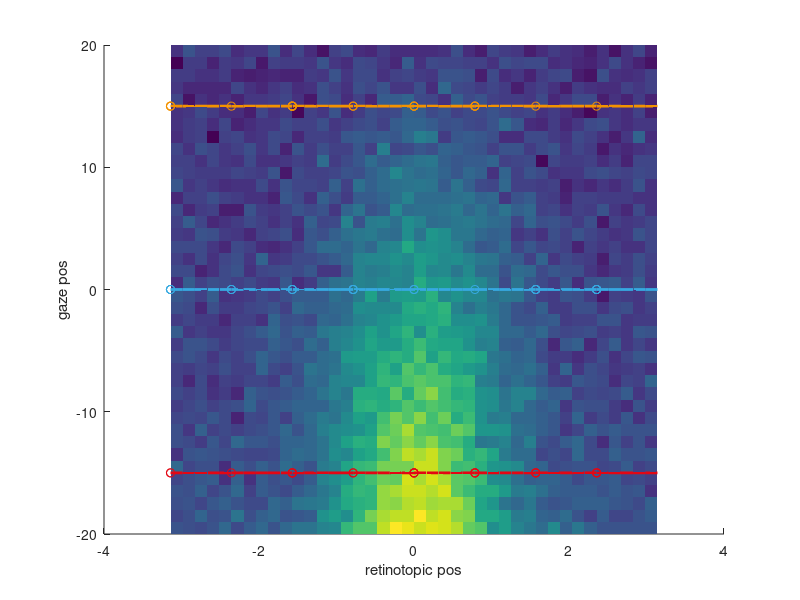
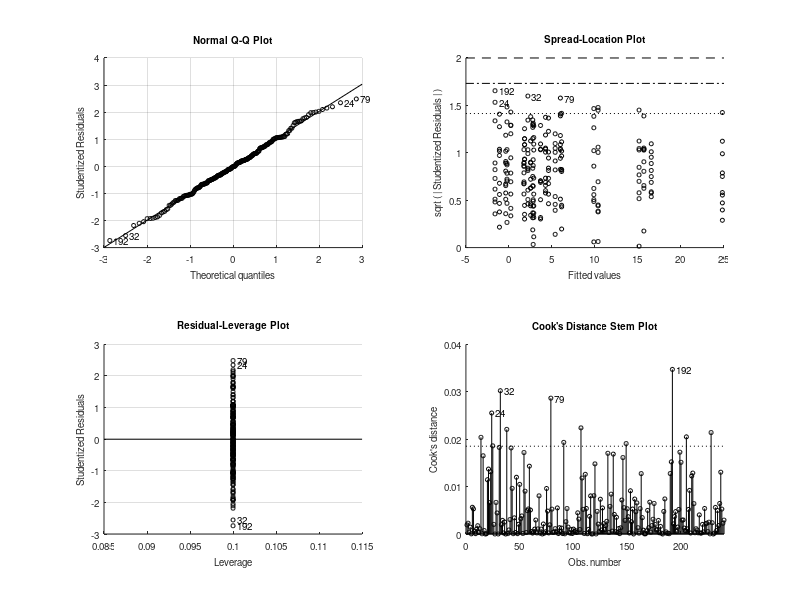

Write MATLAB code to recreate these figures, in order. (Note: this script raises an error after producing the figures.)
function testsim_gain_field_dPulv2017(modulation_type)
% simulations of gain field effects and significance, including von Mises fitting
% see also testsim_gain_field for more generic version
% see also testsim_lip_activity_profile

if nargin < 1,
    modulation_type = 'linear_gain';
end


Noise		= 5;	% Firing rate noise
n_trials_per_cond = 10;

%
bootstrap_method='hierarchical';

% retinotopic Gaussian RF

Center              = 0;	% deg
Amplitude           = 32;	% spikes/s, RF response peak
UnmodulatedFR       = 5;	% spikes/s, ongoing/unmodulated firing
Sigma               = pi/4;	% tuning width
target_positions    = [-pi -pi*3/4 -pi/2 -pi/4 0 pi/4 pi/2 pi*3/4]; % retinotopic position
gaze_positions      = [-15 0 15];
retpos_continous	= -pi:pi/20:pi; % retinotopic position
gazepos_continous	= -20:20;       % gaze position

R		= 1/(sqrt(2*pi)*Sigma)*exp(-(retpos_continous - Center).^2/(2*Sigma^2)); % Gaussian RF profile
% R		= ones(size(retpos)); % no target position modulation
R		= UnmodulatedFR + R/max(R)*Amplitude;

n_trials_per_gaze=numel(target_positions)*n_trials_per_cond;

% target_positions2D_a =  [10    5 0  -5 -10  -5  0   5];
% target_positions2D_b =  [0.001 5 10 5 0.001 -5 -10 -5];
% target_positions2D = complex(target_positions2D_a,target_positions2D_b); % for MANOVA1 analysis


gaze_col = {'r' 'g' 'b'};

gaze_col_rgb = [227 6 19; 54 169 225; 243 146 0]/255;

switch modulation_type % eye position modulation type
    
    case 'linear_gain' %
        
        % E = interp1([gazepos(1) gazepos(end)],[-10 10],gazepos); % Gaze effect: leads to "loss" of main target effect
        % E = interp1([gazepos(1) 0 gazepos(end)],[10 0 10],gazepos); % Gaze effect: bidirectinal increase from center
        E = interp1([gazepos_continous(1) gazepos_continous(end)],[0.7 0],gazepos_continous); % Gaze effect: standard monotonic unidirectional
        % E = interp1([gazepos(1) gazepos(end)],[1 0.3],gazepos); % For CNL evaluatiom poster
        for k = 1:n_trials_per_cond
            FR(:,:,k) = E'*R + Noise*randn(length(gazepos_continous),length(retpos_continous)); % one trial
        end
        
    case 'linear_addition'
        E = interp1([gazepos_continous(1) gazepos_continous(end)],[10 0],gazepos_continous); % Gaze effect
        for k = 1:n_trials_per_cond
            FR(:,:,k) = 1*ones(size(gazepos_continous))'*R + 1*E'*ones(size(retpos_continous)) + Noise*randn(length(gazepos_continous),length(retpos_continous)); % one trial
        end
end

for g = 1:length(gaze_positions)
    col=gaze_col_rgb(g,:);
    gazepos_idx = find(gazepos_continous == gaze_positions(g));
    for t=1:length(target_positions)
        retpos_idx = find(retpos_continous == target_positions(t));
        for k = 1:1:n_trials_per_cond
            FRtarget(t,g,k) = FR(gazepos_idx,retpos_idx,k);
        end
    end
end

t_anova	= repmat(target_positions',[1,size(FRtarget,2),size(FRtarget,3)]);
g_anova	= repmat(gaze_positions,[size(FRtarget,1),1,size(FRtarget,3)]);


FRmean = mean(FR,3);
%FRmean = 1*ones(size(gazepos))'*R + 1*E'*ones(size(retpos)); % For CNL evaluatiom poster

% Plotting
figure;
surface(retpos_continous,gazepos_continous,FRmean); shading flat; hold on;
for g=1:numel(gaze_positions)
    plot3(retpos_continous,gaze_positions(g)*ones(size(retpos_continous)),FRmean(gazepos_continous == gaze_positions(g),:),'Color',gaze_col_rgb(g,:),'LineWidth',2);
    plot3(reshape(t_anova(:,g,:),1,n_trials_per_gaze),reshape(g_anova(:,g,:),1,n_trials_per_gaze),reshape(FRtarget(:,g,:),1,n_trials_per_gaze),'o','Color',gaze_col_rgb(g,:));
end
xlabel('retinotopic pos');
ylabel('gaze pos');



% von Mises
F = @(a,x) a(3)+a(1)*exp(cos(x-a(2))*a(4))*exp(a(4)*-1);
opts = optimset('lsqcurvefit');
opts.Display='off';

% ANOVA
%FRtarget4ANOVA	= FRtarget(:);t_anova=t_anova(:); g_anova=g_anova(:);


pct1 = 100*0.05/2; % alpha 0.05
pct2 = 100-pct1;
Positions=t_anova(:);
angles=Positions;
Gazes=g_anova(:);
FR_vectors=FRtarget(:).*exp(1i*Positions);
unique_positions=unique(Positions);
unique_lines_effector=numel(unique(Gazes));
FRs=FRtarget(:);
[p,table,stats,terms] = anovan(FRs,[Positions Gazes],'model','full','varnames',{'target' 'gaze'});
% c = multcompare(stats)

if 0 % one-way vs two-way ANOVA on gaze
    % the question here if presence of another factor (target position) affects the first factor, e.g. in the initial fixation period
    % for this, we should remove the the effect of target position from the simulation, set "no target position modulation" above
    [p,table,stats,terms] = anovan(FRtarget(:),g_anova(:),'model','full','varnames',{'gaze'});
    
    
end % of one-way vs two-way ANOVA on gaze


if 0 % MANOVA1, I do not think it is an appropriate test to detect gain field or a shift in a RF, due to huge variance
    % (but we use some of the code for the bootstrp (see next case))
    
    FRtarget4MANOVA1 = [];
    FRtarget4BOOTCI  = [];
    FRpositions4MANOVA1=[];
    FR4BOOTCI	 = [];
    
    gaze_pos4MANOVA1 = [];
    figure;
    
    
    for g = 1:length(gaze_positions)
        for t=1:length(target_positions)-1,
            
            FRtarget4MANOVA1_ = squeeze(FRtarget(t,g,:))*target_positions2D(t)/abs(target_positions2D(t)); % original Lukas formulation
            FRpositions4MANOVA1_ = repmat([target_positions2D(t) gaze_positions(g)],numel(FRtarget4MANOVA1_),1); % original Lukas formulation
            
            plot(FRtarget4MANOVA1_,'.','Color',gaze_col_rgb(g,:)); hold on;
            
            % FOR ANOVA
            FRtarget4MANOVA1	= [FRtarget4MANOVA1; [real(FRtarget4MANOVA1_) imag(FRtarget4MANOVA1_)]];
            gaze_pos4MANOVA1	= [gaze_pos4MANOVA1; g*ones(n_trials_per_cond,1)];
            % FOR BOOTCI
            FRpositions4MANOVA1     = [	FRpositions4MANOVA1;FRpositions4MANOVA1_];
            FRtarget4BOOTCI         = [FRtarget4BOOTCI; FRtarget4MANOVA1_];
            
            % here we define the indexes that later are used to do hierarchical bootstraping
            indexes_per_position{g,t}=find(FRpositions4MANOVA1(:,1)==target_positions2D(t) & FRpositions4MANOVA1(:,2)==gaze_positions(g));
        end
        plot(mean(FRtarget4MANOVA1(gaze_pos4MANOVA1==g,1)), mean(FRtarget4MANOVA1(gaze_pos4MANOVA1==g,2)),'*','Color',gaze_col_rgb(g,:)); % vector mean
        
    end
    axis equal
    % plot(FRtarget4MANOVA1(:,1), FRtarget4MANOVA1(:,2),'.');
    
    % [D, p] = manova1(FRtarget4MANOVA1,gaze_pos4MANOVA1) % see testsim_manova1.m
    
end % of MANOVA1

if 1 % test gain field via bootstrap - on trial-by-trial FR vectors per target in a complex 2D space, abs and angle, NEEDS FRtarget4BOOTCI
    n_iterations_bootstrap = 1000;
    
    LB=double([0                 -pi    min(FRs)        1/pi]); %% Amplitude Direction Baseline Width
    UB=double([max([FRs;1])*1.3  pi     max([FRs;1])    10000]);%% Amplitude Direction Baseline Width
    X0=double([max(FRs)          0      min(FRs)        4/pi]); %% Amplitude Direction Baseline Width
    for lin = 1:max(unique_lines_effector)
        tr=Gazes'==gaze_positions(lin);
        mean_FR_angle=angle(mean(FR_vectors(tr)));
        %FRtarget4BOOTCI_ = FRtarget4BOOTCI(gaze_pos4MANOVA1==lin);
        
        %% bootstrapping
        n_samples_per_bootstrap=NaN;
        for p=1:numel(unique_positions)
            idexes_per_position{p}=find(Positions==unique_positions(p) & tr');
            FR_vector_per_position(p)=nanmean(FR_vectors(idexes_per_position{p}));
            n_samples_per_bootstrap=min([n_samples_per_bootstrap, numel(idexes_per_position{p})]);
        end
        
        if n_samples_per_bootstrap>=1%here should actually be 5!?
            for k=1:n_iterations_bootstrap
                idx_idx=cellfun(@(x) x(randsample(numel(x),10,true)),idexes_per_position,'Uniformoutput',false);
                idx_idx=[idx_idx{:}];
                bootstat(k,:)=[abs(nansum(FR_vectors(idx_idx(:)))/size(idx_idx,1)) angle(nansum(FR_vectors(idx_idx(:))/size(idx_idx,1))) 0 pi/4];
                bootstat_fit(k,:)=lsqcurvefit(F,double(X0),double(angles(idx_idx(:))),double(FRs(idx_idx(:))),LB,UB,opts);
            end
        else
            bootstat=single(NaN(n_iterations_bootstrap,4));
        end
        
        bootstat(:,2) = mod(bootstat(:,2)-mean_FR_angle+5*pi,2*pi)-pi+mean_FR_angle; % shift so CIs are around the mean
        bootstraped(lin).CI_amp   = [prctile(bootstat(:,1),pct1,1) nanmean(bootstat(:,1)) prctile(bootstat(:,1),pct2,1)];
        bootstraped(lin).CI_angle = [prctile(bootstat(:,2),pct1,1) nanmean(bootstat(:,2)) prctile(bootstat(:,2),pct2,1)];
        bootstraped(lin).CI_base  = [prctile(bootstat_fit(:,3),pct1,1) nanmean(bootstat_fit(:,3)) prctile(bootstat_fit(:,3),pct2,1)];
        bootstraped(lin).CI_kappa = [prctile(bootstat_fit(:,4),pct1,1) nanmean(bootstat_fit(:,4)) prctile(bootstat_fit(:,4),pct2,1)];
        
        bootstraped(lin).FR_vectors                 = bootstat(:,1).*exp(1i*bootstat(:,2));
        bootstraped(lin).mean_FR_vector             = nanmean(bootstraped(lin).FR_vectors);
        bootstraped(lin).original_mean_FR_vector    = nansum(FR_vector_per_position);
        % for plotting
        bootstraped(lin).mean_amp   = nanmean(bootstat(:,1));
        bootstraped(lin).mean_angle = mean(bootstat(:,2));
        bootstraped(lin).mean_base  = mean(bootstat_fit(:,3));
        bootstraped(lin).mean_kappa = mean(bootstat_fit(:,4));
        % for CIs
        bootstraped(lin).raw_amp   = bootstat(:,1);
        bootstraped(lin).raw_angle = bootstat(:,2);
        bootstraped(lin).raw_base  = bootstat_fit(:,3);
        bootstraped(lin).raw_kappa = bootstat_fit(:,4);
        
        %
        %         bootstat1 = bootstat(:,1);
        %         bootstat2 = bootstat(:,2);
        %         % bootstat2 = unwrap(bootstat2); % not working well in real life examples, according to Lukas
        %         mean_FR_angle = angle(mean(FRtarget4BOOTCI_));
        %         bootstat2 =  mod(bootstat(:,2)-mean_FR_angle+5*pi,2*pi)-pi+mean_FR_angle; % Lukas
        %
        %         pct1 = 100*0.05/2; % alpha 0.05
        %         pct2 = 100-pct1;
        %
        %         lower = prctile(bootstat1,pct1,1);
        %         upper = prctile(bootstat1,pct2,1);
        %         ci1 =[lower;upper];
        %         CI1(:,g) = ci1;
        %         meanBS1(g) = mean(bootstat1);
        %         BOOTSTAT1(:,g) = bootstat1;
        %
        %         lower = prctile(bootstat2,pct1,1);
        %         upper = prctile(bootstat2,pct2,1);
        %         ci2 =[lower;upper];
        %         CI2(:,g) = ci2;
        %         meanBS2(g) = mean(bootstat2);
        %
        %         subplot(1,2,1)
        %
        %         hp = polar([meanBS2(g) meanBS2(g)],[ci1(1) ci1(2)]); set(hp,'Color',gaze_col_rgb(g,:),'LineWidth',2); hold on;
        %
        %         th = linspace( ci2(1), ci2(2), 10);
        %         hp = polar(th,meanBS1(g)*ones(size(th)),[gaze_col{g}]); set(hp,'Color',gaze_col_rgb(g,:),'LineWidth',2);
        %         polar(angle(mean(FRtarget4BOOTCI_)),abs(mean(FRtarget4BOOTCI_)),'ko'); hold on
        %         polar(meanBS2(g),meanBS1(g),'kx');
        %
        %         subplot(1,2,2);
        %         hp = polar(bootstat2,bootstat1,[gaze_col{g} '.']); hold on
        %         set(hp,'Color',gaze_col_rgb(g,:));
        %
        
    end
    
    %% significance with CI overlap
    CI1=vertcat(bootstraped.CI_amp);
    Lower_bound=CI1(:,1);
    Mean_values=CI1(:,2);
    Upper_bound=CI1(:,3);
    %sign_diff = ~(bsxfun( @le, Lower_bound, Mean_values' ) & bsxfun( @ge, Upper_bound, Mean_values' ));
    sign_diff = ~(bsxfun( @le, Lower_bound, Upper_bound' ) & bsxfun( @ge, Upper_bound, Lower_bound' ));
    significant_gain1=any(any(sign_diff));
    
    for c_s=1:numel(bootstraped)+1 %% shifting always one by 2 pi to find overlaps around 0
        CI1=vertcat(bootstraped.CI_angle);
        if c_s<numel(bootstraped)
            CI1(c_s,:)= CI1(c_s,:)+2*pi;
        end
        Lower_bound=CI1(:,1);
        Mean_values=CI1(:,2);
        Upper_bound=CI1(:,3);
        %sign_diff = ~(bsxfun( @le, Lower_bound, Mean_values' ) & bsxfun( @ge, Upper_bound, Mean_values' ));
        sign_diff = ~(bsxfun( @le, Lower_bound, Upper_bound' ) & bsxfun( @ge, Upper_bound, Lower_bound' ));
        %
        significant_shift(c_s)=any(any(sign_diff));
    end
    significant_shift1=all(significant_shift); % only true if CIs are not overlapping for any 2*pi shift
    
    %% significance with CIs of differences
    temp1=true(numel(bootstraped));
    [temp2 temp3]=ind2sub(size(temp1),find(temp1));
    comparison_matrix=[temp2(temp2<temp3) temp3(temp2<temp3)];
    for c_s=1:size(comparison_matrix,1) %% shifting always one by 2 pi to find overlaps around 0
        tt=bootstraped(comparison_matrix(c_s,1)).raw_amp-bootstraped(comparison_matrix(c_s,2)).raw_amp;
        CI1_diff(c_s,:)=[prctile(tt,pct1,1) prctile(tt,pct2,1)];
        
        tt=bootstraped(comparison_matrix(c_s,1)).raw_angle-bootstraped(comparison_matrix(c_s,2)).raw_angle;
        %tt=[tt tt+pi tt-pi tt+2*pi tt-2*pi tt*3+pi tt-3*pi tt+4*pi tt-4*pi];
        tt=[tt tt+2*pi tt-2*pi tt+4*pi tt-4*pi];% ti ti+2*pi ti-2+pi ti+4*pi ti-4*pi];
        [~,totest_for_CI_indexes]=min(abs(tt),[],2);
        tt=tt(sub2ind(size(tt),1:size(tt,1),totest_for_CI_indexes'))';
        CI2_diff(c_s,:)=[prctile(tt,pct1,1) prctile(tt,pct2,1)];
    end
    significant_gain2=any(CI1_diff(:,1)>0 | CI1_diff(:,2)<0);
    significant_shift2=any(CI2_diff(:,1)>0 | CI2_diff(:,2)<0);
    
    
    
    
    %
    %     % test significance
    %
    %     BOOTSTAT_DIFF(:,1) = BOOTSTAT1(:,1) - BOOTSTAT1(:,2);
    %     BOOTSTAT_DIFF(:,2) = BOOTSTAT1(:,1) - BOOTSTAT1(:,3);
    %     BOOTSTAT_DIFF(:,3) = BOOTSTAT1(:,2) - BOOTSTAT1(:,3);
    %
    %     H = 0;
    %
    %     for k = 1:3, % 3 pair combinations
    %
    %         ci_l = prctile(BOOTSTAT_DIFF(:,k),pct1,1);
    %         ci_u = prctile(BOOTSTAT_DIFF(:,k),pct2,1);
    %         ci_diff =[ci_l;ci_u];
    %
    %         if ci_diff(1)>0 || ci_diff(2)<0;
    %             H = 1;
    %         end
    %
    %     end
    %    decision = {'not significant','significant'};
    
    figure_handle=figure;
    linespec.visible='off';
    markersize=20;
    max_FR_vector=max(abs(vertcat(bootstraped.FR_vectors)));
    polar(0, max_FR_vector,linespec);
    hold on
    for lin=1:max(unique_lines_effector)
        scatter(real([bootstraped(lin).FR_vectors]),imag([bootstraped(lin).FR_vectors]),5,gaze_col_rgb(lin,:));
        FR_vector=bootstraped(lin).mean_FR_vector;
        original_FR_vector=bootstraped(lin).original_mean_FR_vector;
        FR_Amp_CI=bootstraped(lin).CI_amp([1,end])*FR_vector/abs(FR_vector);
        FR_Ang_CI=exp(1i*bootstraped(lin).CI_angle)*abs(FR_vector);
        FR_Ang_CI_rad=exp(1i*[bootstraped(lin).CI_angle(1):pi/100:bootstraped(lin).CI_angle(end) bootstraped(lin).CI_angle(end)])*abs(FR_vector);
        plot(real(original_FR_vector),imag(original_FR_vector),'h','markersize',markersize,'markeredgecolor','k','color',gaze_col_rgb(lin,:),'Markerfacecolor',gaze_col_rgb(lin,:));
        plot(real(FR_vector),imag(FR_vector),'s','markersize',markersize,'markeredgecolor','k','color',gaze_col_rgb(lin,:),'Markerfacecolor',gaze_col_rgb(lin,:));
        plot(real(FR_Amp_CI),imag(FR_Amp_CI),'d-','linewidth',3,'markersize',markersize,'markeredgecolor','k','color',gaze_col_rgb(lin,:));
        %plot(real(bootstraped(lin).CI_amp(2)*FR_vector),imag(bootstraped(lin).CI_amp(2)*FR_vector),'d','color',gaze_col_rgb(lin,:));
        plot(real(FR_Ang_CI(1)),imag(FR_Ang_CI(1)),'d','linewidth',3,'markersize',markersize,'markeredgecolor','k','color',gaze_col_rgb(lin,:));
        plot(real(FR_Ang_CI(end)),imag(FR_Ang_CI(end)),'d','linewidth',3,'markersize',markersize,'markeredgecolor','k','color',gaze_col_rgb(lin,:));
        line([real(FR_Ang_CI_rad)],[imag(FR_Ang_CI_rad)],'linewidth',3,'color',gaze_col_rgb(lin,:))
    end
    
    title(num2str([significant_gain1 significant_shift1 significant_gain2 significant_shift2]));
    
    
    
end % of if test gain field via bootstrap - on trial-by-trial FR vectors in 2D space

if 0 % test gain field via bootstrap - simple example on mean FR in each gaze position
    figure
    for g = 1:length(gaze_positions)
        FR = reshape(squeeze(FRtarget(:,g,:)),n_trials_per_cond*length(target_positions),1);
        meanFR = mean(FR);
        fun = @(x)mean(x);
        
        [ci,bootstat] = bootci(500, fun, FR);
        
        CI(:,g) = ci;
        meanBS(g) = mean(bootstat);
        plot(g,meanFR,'ko'); hold on
        plot(g,meanBS(g),'r.');
        plot(g,ci,'rs');
    end
    
end % of if test gain field via bootstrap - simple example on mean FR in each gaze position

if 0 % Test different ANOVA variants
    % 3 gaze positions, 2 or 3 targets, 10 trials
    
    Noise			= 1;	% Firing rate noise
    n_trials_per_cond	= 10;
    
    % variant 1: no main effects, only interaction
    FRtarget4ANOVA = repmat(reshape([	10 0
        0 10
        5 5],6,1),n_trials_per_cond,1) + Noise*randn(3*2*10,1);
    target_pos	= repmat([1;1;1;2;2;2],n_trials_per_cond,1);
    gaze_pos	= repmat([1;2;3;1;2;3],n_trials_per_cond,1);
    [p,table,stats,terms] = anovan(FRtarget4ANOVA,[target_pos gaze_pos],'model','full','varnames',{'target' 'gaze'});
    
    % variant 2: no main effects, only interaction
    FRtarget4ANOVA = repmat(reshape([	0 10
        5 5
        10 0],6,1),n_trials_per_cond,1) + Noise*randn(3*2*10,1);
    target_pos	= repmat([1;1;1;2;2;2],n_trials_per_cond,1);
    gaze_pos	= repmat([1;2;3;1;2;3],n_trials_per_cond,1);
    [p,table,stats,terms] = anovan(FRtarget4ANOVA,[target_pos gaze_pos],'model','full','varnames',{'target' 'gaze'});
    
    % variant 3: target effect and interaction
    FRtarget4ANOVA = repmat(reshape([	0 10 40
        5 15 30
        10 20 20],9,1),n_trials_per_cond,1) + Noise*randn(3*3*10,1);
    target_pos	= repmat([1;1;1;2;2;2;3;3;3],n_trials_per_cond,1);
    gaze_pos	= repmat([1;2;3;1;2;3;1;2;3],n_trials_per_cond,1);
    [p,table,stats,terms] = anovan(FRtarget4ANOVA,[target_pos gaze_pos],'model','full','varnames',{'target' 'gaze'});
    
end % of Test different ANOVA variants
